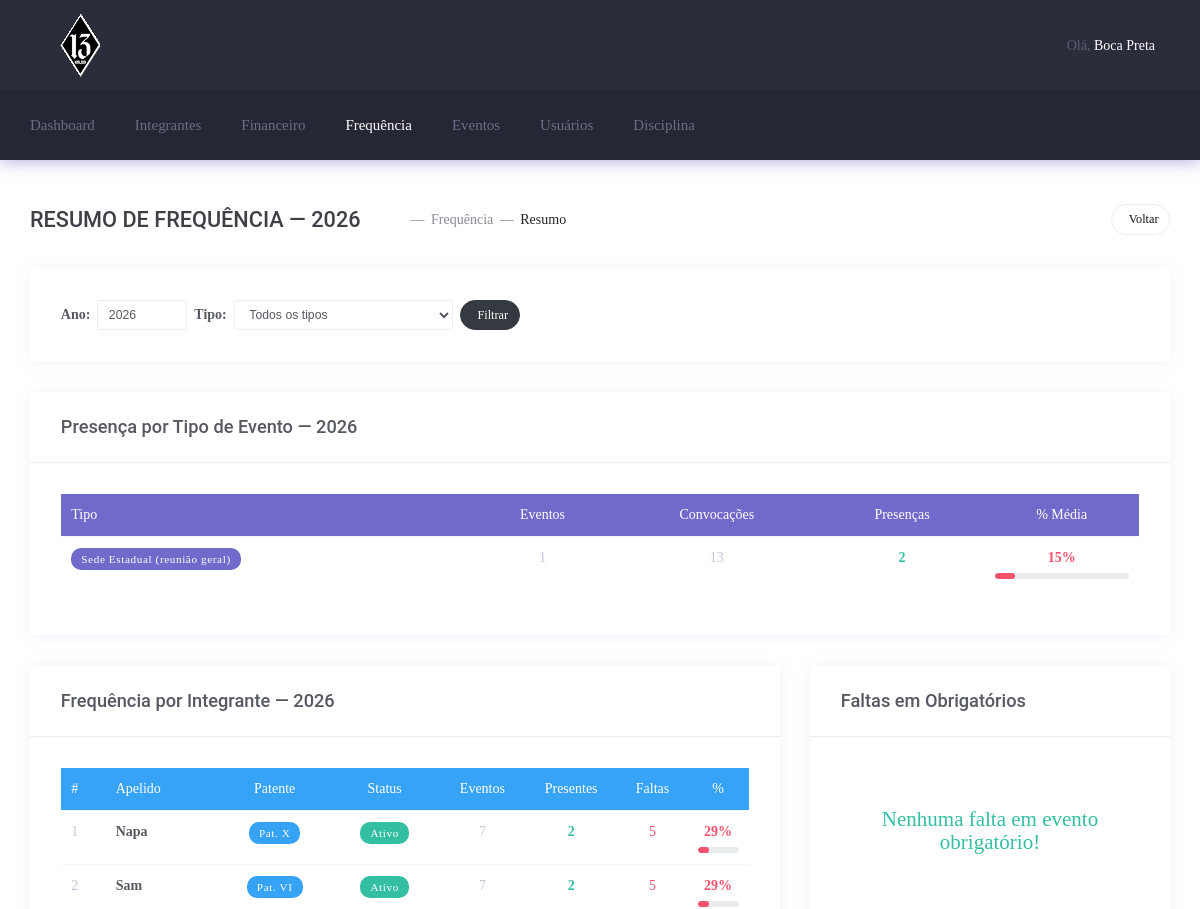
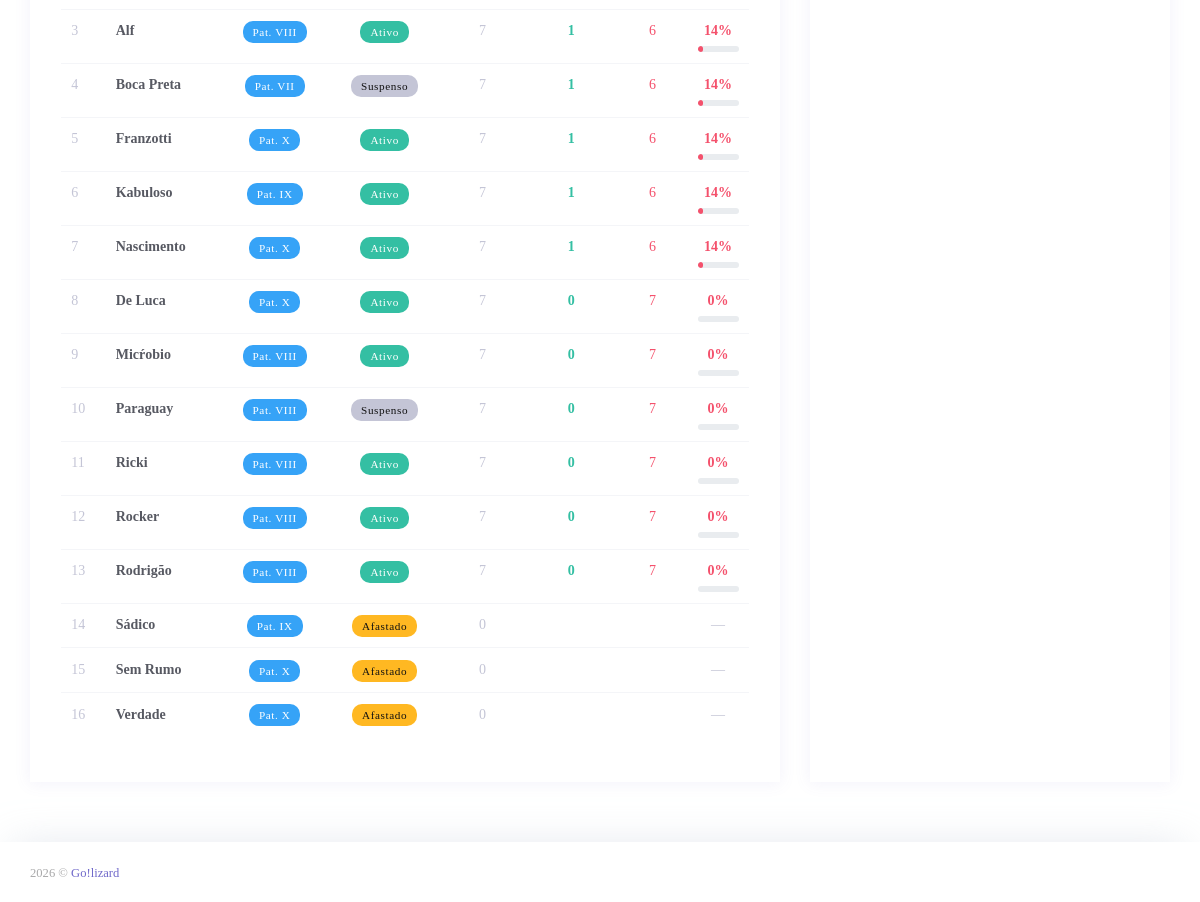
/admin/frequencia/resumo.php (signed in), run on the app's committed database (2 pictures, top to bottom).
### tables this page shows
CREATE TABLE `cadastro_integrante` (
  `id` int(11) NOT NULL,
  `nome` varchar(200) NOT NULL,
  `apelido` varchar(200) NOT NULL,
  `veiculo` varchar(200) NOT NULL,
  `cnh` varchar(200) NOT NULL,
  `padrinho` int(20) NOT NULL,
  `data_apresentacao` datetime NOT NULL,
  `faccao` int(20) NOT NULL,
  `patente` int(10) NOT NULL,
  `nascimento` datetime NOT NULL,
  `endereco` varchar(200) NOT NULL,
  `num_endereco` varchar(200) NOT NULL,
  `cidade` varchar(200) NOT NULL,
  `estado` varchar(200) NOT NULL,
  `cep` varchar(200) NOT NULL,
  `complemento` varchar(200) NOT NULL,
  `bairro` varchar(200) NOT NULL,
  `telefone` varchar(200) NOT NULL,
  `comercial` varchar(200) NOT NULL,
  `celular` varchar(200) NOT NULL,
  `recados` varchar(200) NOT NULL,
  `email` varchar(200) NOT NULL,
  `foto` varchar(255) DEFAULT NULL,
  `status` int(10) NOT NULL DEFAULT 1 COMMENT '1 - Ativo\r\n2 - Afastado\r\n3 - Desligado\r\n4 - Suspenso'
);

### admin/frequencia/resumo.php (the view, shortened to what the rows shown need)
<?php
    require_once ('../inc/general.php');
    $ano = isset($_GET['ano']) ? (int)$_GET['ano'] : (int)date('Y');
    $tipo_filtro = isset($_GET['tipo']) ? (int)$_GET['tipo'] : 0;
    $where_tipo = $tipo_filtro > 0 ? "AND e.tipo = $tipo_filtro" : "";
    $stmt = $conn->prepare("
        SELECT
            ci.id, ci.apelido, ci.nome, ci.patente, ci.status,
            COUNT(f.id)              AS total_eventos,
            SUM(f.presente = 1)      AS total_presentes,
            SUM(f.presente = 0)      AS total_ausentes
        FROM cadastro_integrante ci
        LEFT JOIN frequencias f      ON f.integrante_id = ci.id
        LEFT JOIN eventos e          ON e.id = f.evento_id
                                     AND YEAR(e.data_evento) = ?
                                     AND e.data_evento < CURDATE()
                                     $where_tipo
        WHERE ci.faccao = 1
          AND ci.status IN (1, 2, 4)
        GROUP BY ci.id
        ORDER BY total_presentes DESC, ci.apelido ASC
    ");
    $stmt->bind_param("i", $ano);
    $stmt->execute();
    $por_integrante = $stmt->get_result()->fetch_all(MYSQLI_ASSOC);
    $stmt2 = $conn->prepare("
        SELECT
            e.tipo,
            COUNT(DISTINCT e.id)     AS total_eventos,
            COUNT(f.id)              AS total_registros,
            SUM(f.presente = 1)      AS total_presentes
        FROM eventos e
        LEFT JOIN frequencias f ON f.evento_id = e.id
        WHERE e.faccao = 1 AND YEAR(e.data_evento) = ?
          AND e.data_evento < CURDATE()
        GROUP BY e.tipo
        ORDER BY e.tipo ASC
    ");
    $stmt2->bind_param("i", $ano);
    $stmt2->execute();
    $por_tipo = $stmt2->get_result()->fetch_all(MYSQLI_ASSOC);
    function patente_label($p) {
        $map = [1=>'I',2=>'II',3=>'III',4=>'IV',5=>'V',6=>'VI',7=>'VII',8=>'VIII',9=>'IX',10=>'X'];
        return $map[$p] ?? '—';
    }
    function status_label($s) {
        return [1=>'Ativo',2=>'Afastado',3=>'Desligado',4=>'Suspenso'][$s] ?? '—';
    }
    function status_badge($s) {
        return [1=>'m-badge--success',2=>'m-badge--warning',3=>'m-badge--danger',4=>'m-badge--metal'][$s] ?? '';
    }
?>
<!DOCTYPE html>
<html lang="pt-br">
    <head>
        <link href="css/style.bundle.css" rel="stylesheet" type="text/css" />
    </head>
    <body class="m-page--wide m-header--fixed m-header--fixed-mobile m-footer--push m-aside--offcanvas-default">
        <div class="m-grid m-grid--hor m-grid--root m-page">
            <header class="m-grid__item m-header" data-minimize="minimize" data-minimize-offset="200" data-minimize-mobile-offset="200">
                <div class="m-header__top">
                    <div class="m-container m-container--responsive m-container--xxl m-container--full-height m-page__container">
                        <div class="m-stack m-stack--ver m-stack--desktop">
                            <?php include_once('../inc/topbar.php'); ?>
                        </div>
                    </div>
                </div>
            </header>
            <div class="m-grid__item m-grid__item--fluid m-grid m-grid--hor-desktop m-grid--desktop m-body">
                <div class="m-grid__item m-grid__item--fluid m-grid m-grid--ver m-container m-container--responsive m-container--xxl m-page__container">
                    <div class="m-grid__item m-grid__item--fluid m-wrapper">
                        <div class="m-content">
                            <div class="m-portlet m-portlet--mobile">
                                <div class="m-portlet__body">
                                    <?php if (empty($por_tipo)): ?>
                                        <p class="m--font-metal m--align-center">Nenhum evento registrado em <?= $ano ?>.</p>
                                    <?php else: ?>
                                    <div class="table-responsive">
                                        <table class="table table-hover m-table m-table--head-bg-brand">
                                            <thead>
                                                <tr>
                                                    <th>Tipo</th>
                                                    <th class="m--align-center">Eventos</th>
                                                    <th class="m--align-center">Convocações</th>
                                                    <th class="m--align-center">Presenças</th>
                                                    <th class="m--align-center">% Média</th>
                                                </tr>
                                            </thead>
                                        </table>
                                    </div>
                                    <?php endif; ?>
                                </div>
                            </div>
                            <div class="row">
                                <div class="col-xl-8">
                                    <div class="m-portlet m-portlet--full-height">
                                        <div class="m-portlet__body">
                                            <?php if (empty($por_integrante)): ?>
                                                <p class="m--font-metal m--align-center">Nenhum dado disponível.</p>
                                            <?php else: ?>
                                            <div class="table-responsive">
                                                <table class="table table-hover m-table m-table--head-bg-info">
                                                    <thead>
                                                        <tr>
                                                            <th>#</th>
                                                            <th>Apelido</th>
                                                            <th class="m--align-center">Patente</th>
                                                            <th class="m--align-center">Status</th>
                                                            <th class="m--align-center">Eventos</th>
                                                            <th class="m--align-center">Presentes</th>
                                                            <th class="m--align-center">Faltas</th>
                                                            <th class="m--align-center">%</th>
                                                        </tr>
                                                    </thead>
                                                    <tbody>
                                                        <?php foreach ($por_integrante as $i => $r):
                                                            $pc_r = $r['total_eventos'] > 0
                                                                ? round(($r['total_presentes'] / $r['total_eventos']) * 100)
                                                                : 0;
                                                            $cls_r = $pc_r >= 70 ? 'm--font-success' : ($pc_r >= 50 ? 'm--font-warning' : 'm--font-danger');
                                                        ?>
                                                        <tr>
                                                            <td class="m--font-metal"><?= $i + 1 ?></td>
                                                            <td class="m--font-boldest"><?= htmlspecialchars($r['apelido']) ?></td>
                                                            <td class="m--align-center">
                                                                <span class="m-badge m-badge--info m-badge--wide">
                                                                    Pat. <?= patente_label($r['patente']) ?>
                                                                </span>
                                                            </td>
                                                            <td class="m--align-center">
                                                                <span class="m-badge <?= status_badge($r['status']) ?> m-badge--wide">
                                                                    <?= status_label($r['status']) ?>
                                                                </span>
                                                            </td>
                                                            <td class="m--align-center m--font-metal"><?= $r['total_eventos'] ?></td>
                                                            <td class="m--align-center m--font-success m--font-boldest"><?= $r['total_presentes'] ?></td>
                                                            <td class="m--align-center <?= $r['total_ausentes'] > 0 ? 'm--font-danger' : 'm--font-metal' ?>">
                                                                <?= $r['total_ausentes'] ?>
                                                            </td>
                                                            <td class="m--align-center">
                                                                <?php if ($r['total_eventos'] > 0): ?>
                                                                    <span class="m--font-boldest <?= $cls_r ?>"><?= $pc_r ?>%</span>
                                                                    <div class="progress m-progress--sm m--margin-top-5">
                                                                        <div class="progress-bar <?= str_replace('font','bg',$cls_r) ?>" style="width:<?= $pc_r ?>%"></div>
                                                                    </div>
                                                                <?php else: ?>
                                                                    <span class="m--font-metal">—</span>
                                                                <?php endif; ?>
                                                            </td>
                                                        </tr>
                                                        <?php endforeach; ?>
                                                    </tbody>
                                                </table>
                                            </div>
                                            <?php endif; ?>
                                        </div>
                                    </div>
                                </div>
                            </div>
                        </div>
                    </div>
                </div>
            </div>
        </div>
    </body>
</html>

### admin/inc/topbar.php (shortened to what the rows shown need)
<div class="m-stack__item m-stack__item--fluid m-header-head" id="m_header_nav">
    <div id="m_header_topbar" class="m-topbar m-stack m-stack--ver m-stack--general">
        <div class="m-stack__item m-topbar__nav-wrapper">
            <ul class="m-topbar__nav m-nav m-nav--inline">
                <li class="m-nav__item m-topbar__user-profile m-topbar__user-profile--img m-dropdown m-dropdown--medium m-dropdown--arrow m-dropdown--header-bg-fill m-dropdown--align-right m-dropdown--mobile-full-width m-dropdown--skin-light"
                    data-dropdown-toggle="click">
                    <a href="#" class="m-nav__link m-dropdown__toggle">
                        <span class="m-topbar__welcome">Olá,&nbsp;</span>
                        <span class="m-topbar__username"><?php echo $apelido; ?></span>
                    </a>
                </li>
            </ul>
        </div>
    </div>
</div>

### data on the page
cadastro_integrante: apelido "Boca Preta", patente "VII", status "Suspenso", total_eventos "7", total_presentes "1", total_ausentes "6", pc_r "14"
cadastro_integrante: apelido "Napa", patente "X", status "Ativo", total_eventos "7", total_presentes "2", total_ausentes "5", pc_r "29"
cadastro_integrante: apelido "Sam", patente "VI", status "Ativo", total_eventos "7", total_presentes "2", total_ausentes "5", pc_r "29"
cadastro_integrante: apelido "Alf", patente "VIII", status "Ativo", total_eventos "7", total_presentes "1", total_ausentes "6", pc_r "14"
cadastro_integrante: apelido "Franzotti", patente "X", status "Ativo", total_eventos "7", total_presentes "1", total_ausentes "6", pc_r "14"
cadastro_integrante: apelido "Kabuloso", patente "IX", status "Ativo", total_eventos "7", total_presentes "1", total_ausentes "6", pc_r "14"
cadastro_integrante: apelido "Nascimento", patente "X", status "Ativo", total_eventos "7", total_presentes "1", total_ausentes "6", pc_r "14"
cadastro_integrante: apelido "De Luca", patente "X", status "Ativo", total_eventos "7", total_presentes "0", total_ausentes "7", pc_r "0"
cadastro_integrante: apelido "Micŕobio", patente "VIII", status "Ativo", total_eventos "7", total_presentes "0", total_ausentes "7", pc_r "0"
cadastro_integrante: apelido "Paraguay", patente "VIII", status "Suspenso", total_eventos "7", total_presentes "0", total_ausentes "7", pc_r "0"
cadastro_integrante: apelido "Ricki", patente "VIII", status "Ativo", total_eventos "7", total_presentes "0", total_ausentes "7", pc_r "0"
cadastro_integrante: apelido "Rocker", patente "VIII", status "Ativo", total_eventos "7", total_presentes "0", total_ausentes "7", pc_r "0"
cadastro_integrante: apelido "Rodrigão", patente "VIII", status "Ativo", total_eventos "7", total_presentes "0", total_ausentes "7", pc_r "0"
cadastro_integrante: apelido "Sádico", patente "IX", status "Afastado", total_eventos "0"
cadastro_integrante: apelido "Sem Rumo", patente "X", status "Afastado", total_eventos "0"
cadastro_integrante: apelido "Verdade", patente "X", status "Afastado", total_eventos "0"

### other printed values
$ano "2026"
$tipos_evento[$t['tipo']] "Sede Estadual (reunião geral)"
$t['total_eventos'] "1"
$t['total_registros'] "13"
$t['total_presentes'] "2"
$pc_t "15"
